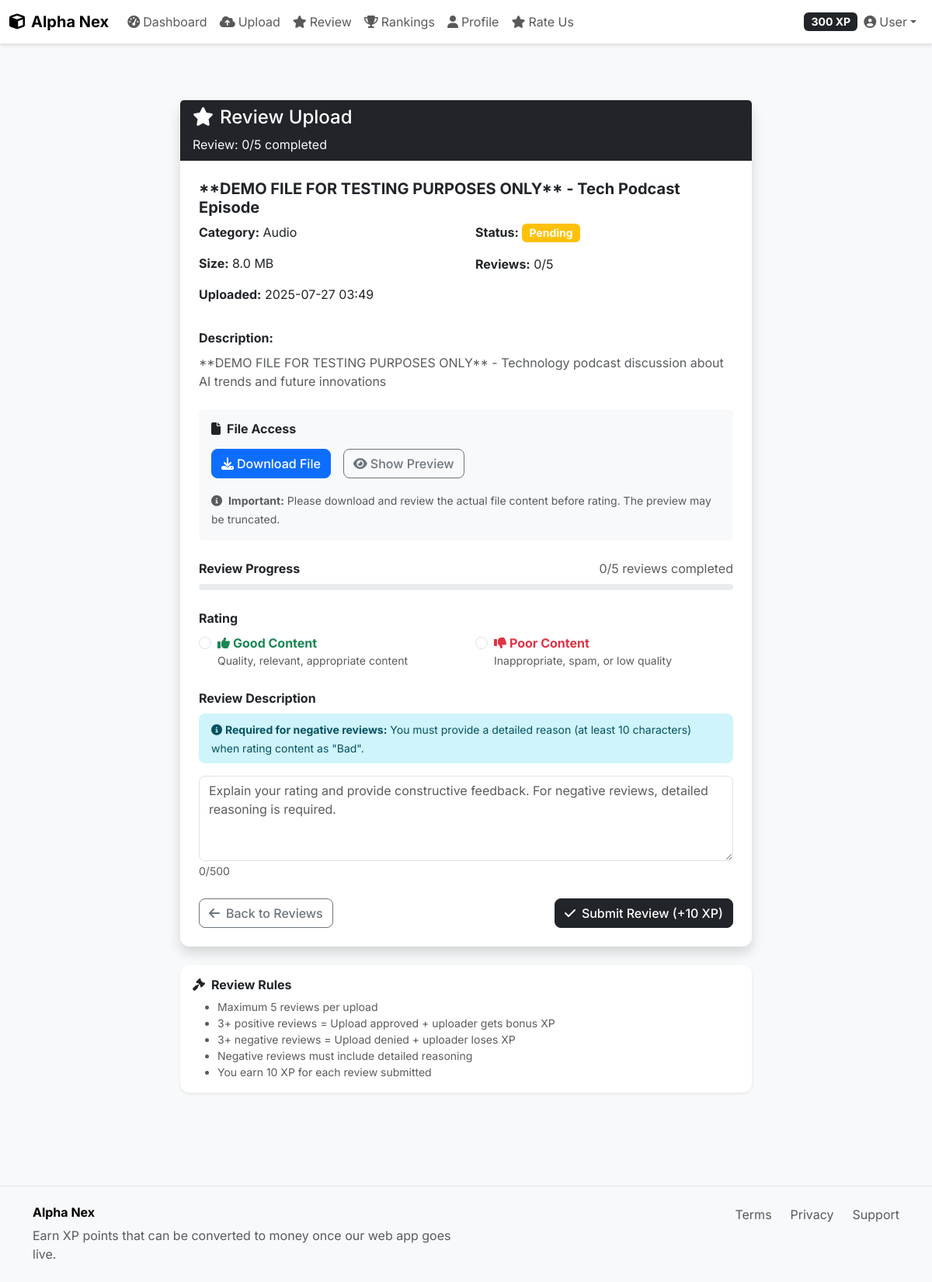
/review/1 (signed in), run on the app's committed database.
### models.py (models this page shows, shortened)
class User(UserMixin, db.Model):
    id = db.Column(db.Integer, primary_key=True)
    username = db.Column(db.String(64), unique=True, nullable=False)
    name = db.Column(db.String(100), nullable=False)
    email = db.Column(db.String(120), unique=True, nullable=False)
    password_hash = db.Column(db.String(256), nullable=False)
    is_verified = db.Column(db.Boolean, default=False)
    xp_points = db.Column(db.Integer, default=0)
    uploader_strikes = db.Column(db.Integer, default=0)
    reviewer_strikes = db.Column(db.Integer, default=0)
    is_banned = db.Column(db.Boolean, default=False)
    created_at = db.Column(db.DateTime, default=datetime.utcnow)
    kyc_verified = db.Column(db.Boolean, default=False)
    document_path = db.Column(db.String(255))
    selfie_path = db.Column(db.String(255))
    daily_upload_bytes = db.Column(db.Integer, default=0)
    daily_upload_count = db.Column(db.Integer, default=0)
    daily_upload_reset = db.Column(db.DateTime, default=datetime.utcnow)
    daily_review_count = db.Column(db.Integer, default=0)
    daily_review_reset = db.Column(db.DateTime, default=datetime.utcnow)
    uploads = db.relationship('Upload', backref='user', lazy=True)
    reviews = db.relationship('Review', backref='reviewer', lazy=True)
    strikes = db.relationship('Strike', backref='user', lazy=True)

class Upload(db.Model):
    id = db.Column(db.Integer, primary_key=True)
    user_id = db.Column(db.Integer, db.ForeignKey('user.id'), nullable=False)
    filename = db.Column(db.String(255), nullable=False)
    original_filename = db.Column(db.String(255), nullable=False)
    file_path = db.Column(db.String(500), nullable=False)
    file_size = db.Column(db.Integer, nullable=False)
    description = db.Column(db.Text, nullable=False)
    category = db.Column(db.String(50), nullable=False)
    status = db.Column(db.String(20), default='pending')  # pending, approved, rejected
    ai_consent = db.Column(db.Boolean, default=False)
    uploaded_at = db.Column(db.DateTime, default=datetime.utcnow)
    deletion_deadline = db.Column(db.DateTime)
    duplicate_score = db.Column(db.Float, default=0.0)
    spam_score = db.Column(db.Float, default=0.0)
    reviews = db.relationship('Review', backref='upload', lazy=True, cascade='all, delete-orphan')

### routes.py (the view, shortened to what this page needs)
@app.route('/review/<int:upload_id>', methods=['GET', 'POST'])
def review_upload(upload_id):
    if 'user_id' not in session:
        user = get_or_create_user_for_session()
        session['user_id'] = user.id
        session['user_name'] = 'Demo User'
    try:
        user = User.query.get(session['user_id'])
        if not user:
            user = get_or_create_user_for_session()
            session['user_id'] = user.id
        upload = Upload.query.get_or_404(upload_id)
        form = ReviewForm()
        existing_reviews = Review.query.filter_by(upload_id=upload_id).all()
        return render_template('reviewer/review_upload.html',
                             upload=upload,
                             form=form,
                             existing_reviews=existing_reviews,
                             review_count=len(existing_reviews),
                             demo_user=user,
                             current_user=user)
    except Exception as e:
        app.logger.error(f"Review upload error: {e}")
        return render_template('error.html', error=f"Review upload error: {str(e)}")

### forms.py
class ReviewForm(FlaskForm):
    rating = SelectField('Rating', validators=[DataRequired()], choices=[
        ('good', 'Good - High quality content'),
        ('bad', 'Bad - Poor quality or inappropriate')
    ])
    description = TextAreaField('Review Description',
                              validators=[Length(min=10, max=500)],
                              render_kw={"placeholder": "Explain your rating in detail (required for bad ratings)..."})

### templates/reviewer/review_upload.html (shortened to what this page needs)
{% extends "base.html" %}
{% block content %}
<div class="container my-5">
    <div class="row justify-content-center">
        <div class="col-lg-8">
            <div class="card border-0 shadow">
                <div class="card-header bg-dark text-white">
                    <h4 class="mb-0">
                        <i class="fas fa-star me-2"></i>Review Upload
                    </h4>
                    <p class="mb-0 mt-2 text-light">Review: {{ review_count }}/5 completed</p>
                </div>
                <div class="card-body p-4">
                    <div class="mb-4">
                        <h5 class="fw-bold">{{ upload.original_filename }}</h5>
                        <div class="row">
                            <div class="col-md-6">
                                <p><strong>Category:</strong> {{ upload.category.title() }}</p>
                                <p><strong>Size:</strong> {{ "%.1f"|format(upload.file_size / 1024 / 1024) }} MB</p>
                                <p><strong>Uploaded:</strong> {{ upload.uploaded_at.strftime('%Y-%m-%d %H:%M') }}</p>
                            </div>
                            <div class="col-md-6">
                                <p><strong>Status:</strong>
                                    <span class="badge bg-{% if upload.status == 'approved' %}success{% elif upload.status == 'rejected' %}danger{% else %}warning{% endif %}">
                                        {{ upload.status.title() }}
                                    </span>
                                </p>
                                <p><strong>Reviews:</strong> {{ review_count }}/5</p>
                            </div>
                        </div>
                        <div class="mt-3">
                            <strong>Description:</strong>
                            <p class="text-muted mt-2">{{ upload.description }}</p>
                        </div>
                        <div class="mt-4 p-3 bg-light rounded">
                            <h6 class="fw-bold mb-3">
                                <i class="fas fa-file me-2"></i>File Access
                            </h6>
                            <div class="d-flex gap-3 mb-3">
                                <a href="{{ url_for('serve_file', upload_id=upload.id) }}" class="btn btn-primary" target="_blank">
                                    <i class="fas fa-download me-1"></i>Download File
                                </a>
                                {% if upload.category in ['text', 'code', 'document', 'audio', 'image'] %}
                                <button class="btn btn-outline-secondary" onclick="previewFile()">
                                    <i class="fas fa-eye me-1"></i>Show Preview
                                </button>
                                {% endif %}
                            </div>
                            <small class="text-muted">
                                <i class="fas fa-info-circle me-1"></i>
                                <strong>Important:</strong> Please download and review the actual file content before rating. The preview may be truncated.
                            </small>
                        </div>
                    </div>
                    <div class="mb-4">
                        <div class="d-flex justify-content-between align-items-center mb-2">
                            <span class="fw-bold">Review Progress</span>
                            <span class="text-muted">{{ review_count }}/5 reviews completed</span>
                        </div>
                        <div class="progress mb-2" style="height: 8px;">
                        </div>
                    </div>
                    <form method="POST">
                        <div class="mb-4">
                            {{ form.rating.label(class="form-label fw-bold") }}
                            <div class="row">
                                <div class="col-md-6">
                                    <div class="form-check">
                                        <input type="radio" name="rating" value="good" class="form-check-input" id="rating-good" required>
                                        <label class="form-check-label text-success fw-bold" for="rating-good">
                                            <i class="fas fa-thumbs-up me-1"></i>Good Content
                                        </label>
                                        <small class="text-muted d-block">Quality, relevant, appropriate content</small>
                                    </div>
                                </div>
                                <div class="col-md-6">
                                    <div class="form-check">
                                        <input type="radio" name="rating" value="bad" class="form-check-input" id="rating-bad" required>
                                        <label class="form-check-label text-danger fw-bold" for="rating-bad">
                                            <i class="fas fa-thumbs-down me-1"></i>Poor Content
                                        </label>
                                        <small class="text-muted d-block">Inappropriate, spam, or low quality</small>
                                    </div>
                                </div>
                            </div>
                        </div>
                        <div class="mb-4">
                            {{ form.description.label(class="form-label fw-bold") }}
                            <div class="alert alert-info py-2">
                                <small><i class="fas fa-info-circle me-1"></i><strong>Required for negative reviews:</strong> You must provide a detailed reason (at least 10 characters) when rating content as "Bad".</small>
                            </div>
                            {{ form.description(class="form-control", rows="4", placeholder="Explain your rating and provide constructive feedback. For negative reviews, detailed reasoning is required.", id="description-field") }}
                        </div>
                        <div class="d-flex justify-content-between">
                            <a href="{{ url_for('review_content') }}" class="btn btn-outline-secondary">
                                <i class="fas fa-arrow-left me-2"></i>Back to Reviews
                            </a>
                            <button type="submit" class="btn btn-dark" id="submit-review">
                                <i class="fas fa-check me-2"></i>Submit Review (+10 XP)
                            </button>
                        </div>
                    </form>
                </div>
            </div>
            <div class="card border-0 shadow-sm mt-4">
                <div class="card-body p-3">
                    <h6 class="fw-bold mb-2"><i class="fas fa-gavel me-2"></i>Review Rules</h6>
                    <ul class="mb-0 small text-muted">
                        <li>Maximum 5 reviews per upload</li>
                        <li>3+ positive reviews = Upload approved + uploader gets bonus XP</li>
                        <li>3+ negative reviews = Upload denied + uploader loses XP</li>
                        <li>Negative reviews must include detailed reasoning</li>
                        <li>You earn 10 XP for each review submitted</li>
                    </ul>
                </div>
            </div>
        </div>
    </div>
</div>
{% endblock %}

### templates/base.html (shortened to what this page needs)
<!DOCTYPE html>
<html lang="en">
<head>
    <link href="https://cdn.jsdelivr.net/npm/bootstrap@5.3.0/dist/css/bootstrap.min.css" rel="stylesheet">
    <link href="https://cdnjs.cloudflare.com/ajax/libs/font-awesome/6.4.0/css/all.min.css" rel="stylesheet">
    <link href="{{ url_for('static', filename='css/style.css') }}" rel="stylesheet">
</head>
<body>
    <nav class="navbar navbar-expand-lg navbar-light bg-white border-bottom">
        <div class="container-fluid">
            <a class="navbar-brand fw-bold text-black" href="{{ url_for('index') }}">
                <i class="fas fa-cube me-2"></i>Alpha Nex
            </a>
            <div class="collapse navbar-collapse" id="navbarNav">
                <ul class="navbar-nav me-auto">
                    <li class="nav-item">
                        <a class="nav-link" href="{{ url_for('dashboard') }}">
                            <i class="fas fa-tachometer-alt me-1"></i>Dashboard
                        </a>
                    </li>
                    <li class="nav-item">
                        <a class="nav-link" href="{{ url_for('upload_file') }}">
                            <i class="fas fa-cloud-upload-alt me-1"></i>Upload
                        </a>
                    </li>
                    <li class="nav-item">
                        <a class="nav-link" href="{{ url_for('review_content') }}">
                            <i class="fas fa-star me-1"></i>Review
                        </a>
                    </li>
                    <li class="nav-item">
                        <a class="nav-link" href="{{ url_for('ranking') }}">
                            <i class="fas fa-trophy me-1"></i>Rankings
                        </a>
                    </li>
                    <li class="nav-item">
                        <a class="nav-link" href="{{ url_for('profile') }}">
                            <i class="fas fa-user me-1"></i>Profile
                        </a>
                    </li>
                    <li class="nav-item">
                        <a class="nav-link" href="{{ url_for('rate_website') }}">
                            <i class="fas fa-star me-1"></i>Rate Us
                        </a>
                    </li>
                </ul>
                <ul class="navbar-nav">
                    <li class="nav-item dropdown">
                        <a class="nav-link dropdown-toggle d-flex align-items-center" href="#" role="button" data-bs-toggle="dropdown">
                            <span class="badge bg-dark me-2">{{ demo_user.xp_points if demo_user else 500 }} XP</span>
                            <i class="fas fa-user-circle me-1"></i>User
                        </a>
                    </li>
                </ul>
            </div>
        </div>
    </nav>
    <main class="container-fluid py-4">
        {% block content %}{% endblock %}
    </main>
    <footer class="bg-light border-top mt-5 py-4">
        <div class="container">
            <div class="row">
                <div class="col-md-6">
                    <h6 class="fw-bold text-black">Alpha Nex</h6>
                    <p class="text-muted mb-0">Earn XP points that can be converted to money once our web app goes live.</p>
                </div>
                <div class="col-md-6 text-md-end">
                    <div class="d-flex justify-content-md-end gap-4">
                        <a href="#" class="text-decoration-none text-muted">Terms</a>
                        <a href="#" class="text-decoration-none text-muted">Privacy</a>
                        <a href="#" class="text-decoration-none text-muted">Support</a>
                    </div>
                </div>
            </div>
        </div>
    </footer>
</body>
</html>

### static/css/style.css (style rules this page uses)
body { font-family: 'Inter', sans-serif; background-color: #f8f9fa; }
.navbar { box-shadow: 0 2px 4px rgba(0,0,0,0.1); }
.card { border-radius: 12px; border: none; }
.btn { border-radius: 8px; font-weight: 500; }
.btn-dark { background-color: #212529; border-color: #212529; }
.badge { font-size: 0.875rem; }
.alert { border-radius: 8px; border: none; }
.form-control, .form-select { border-radius: 8px; border: 1px solid #dee2e6; }

### data on the page
User: xp_points "300"
Upload: original_filename "**DEMO FILE FOR TESTING PURPOSES ONLY** - Tech Podcast Episode", category "Audio", upload.file_size/1024/1024 "8.0", uploaded_at "2025-07-27 03:49", status "Pending", description "**DEMO FILE FOR TESTING PURPOSES ONLY** - Technology podcast discussion about AI trends and future innovations"

### other printed values
{{ review_count }} "0"
